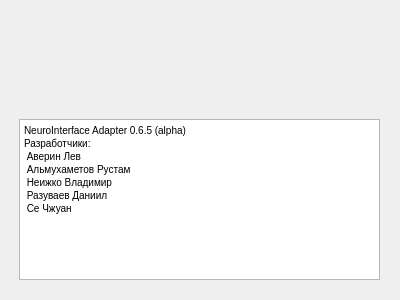
<?xml version="1.0" encoding="UTF-8"?>
<ui version="4.0">
 <class>AboutWindow</class>
 <widget class="QDialog" name="AboutWindow">
  <property name="windowModality">
   <enum>Qt::ApplicationModal</enum>
  </property>
  <property name="geometry">
   <rect>
    <x>0</x>
    <y>0</y>
    <width>400</width>
    <height>300</height>
   </rect>
  </property>
  <property name="minimumSize">
   <size>
    <width>400</width>
    <height>300</height>
   </size>
  </property>
  <property name="maximumSize">
   <size>
    <width>400</width>
    <height>300</height>
   </size>
  </property>
  <property name="windowTitle">
   <string>О NeuroApp</string>
  </property>
  <widget class="QTextBrowser" name="textBrowser">
   <property name="geometry">
    <rect>
     <x>19</x>
     <y>119</y>
     <width>361</width>
     <height>161</height>
    </rect>
   </property>
   <property name="minimumSize">
    <size>
     <width>0</width>
     <height>0</height>
    </size>
   </property>
   <property name="maximumSize">
    <size>
     <width>16777215</width>
     <height>16777215</height>
    </size>
   </property>
   <property name="html">
    <string>&lt;!DOCTYPE HTML PUBLIC &quot;-//W3C//DTD HTML 4.0//EN&quot; &quot;http://www.w3.org/TR/REC-html40/strict.dtd&quot;&gt;
&lt;html&gt;&lt;head&gt;&lt;meta name=&quot;qrichtext&quot; content=&quot;1&quot; /&gt;&lt;style type=&quot;text/css&quot;&gt;
p, li { white-space: pre-wrap; }
&lt;/style&gt;&lt;/head&gt;&lt;body style=&quot; font-family:'MS Shell Dlg 2'; font-size:7.8pt; font-weight:400; font-style:normal;&quot;&gt;
&lt;p style=&quot; margin-top:0px; margin-bottom:0px; margin-left:0px; margin-right:0px; -qt-block-indent:0; text-indent:0px;&quot;&gt;NeuroInterface Adapter 0.6.5 (alpha)&lt;/p&gt;
&lt;p style=&quot; margin-top:0px; margin-bottom:0px; margin-left:0px; margin-right:0px; -qt-block-indent:0; text-indent:0px;&quot;&gt;Разработчики:&lt;/p&gt;
&lt;p style=&quot; margin-top:0px; margin-bottom:0px; margin-left:0px; margin-right:0px; -qt-block-indent:0; text-indent:0px;&quot;&gt; Аверин Лев &lt;/p&gt;
&lt;p style=&quot; margin-top:0px; margin-bottom:0px; margin-left:0px; margin-right:0px; -qt-block-indent:0; text-indent:0px;&quot;&gt; Альмухаметов Рустам&lt;/p&gt;
&lt;p style=&quot; margin-top:0px; margin-bottom:0px; margin-left:0px; margin-right:0px; -qt-block-indent:0; text-indent:0px;&quot;&gt; Неижко Владимир&lt;/p&gt;
&lt;p style=&quot; margin-top:0px; margin-bottom:0px; margin-left:0px; margin-right:0px; -qt-block-indent:0; text-indent:0px;&quot;&gt; Разуваев Даниил&lt;/p&gt;
&lt;p style=&quot; margin-top:0px; margin-bottom:0px; margin-left:0px; margin-right:0px; -qt-block-indent:0; text-indent:0px;&quot;&gt; Се Чжуан&lt;/p&gt;&lt;/body&gt;&lt;/html&gt;</string>
   </property>
  </widget>
  <widget class="QLabel" name="label">
   <property name="geometry">
    <rect>
     <x>90</x>
     <y>20</y>
     <width>211</width>
     <height>91</height>
    </rect>
   </property>
   <property name="text">
    <string/>
   </property>
   <property name="pixmap">
    <pixmap resource="MainWindow.qrc">:/MainWindow/Images/2019-05-23_14-37-20.png</pixmap>
   </property>
   <property name="scaledContents">
    <bool>true</bool>
   </property>
  </widget>
 </widget>
 <resources>
  <include location="MainWindow.qrc"/>
 </resources>
 <connections/>
</ui>
